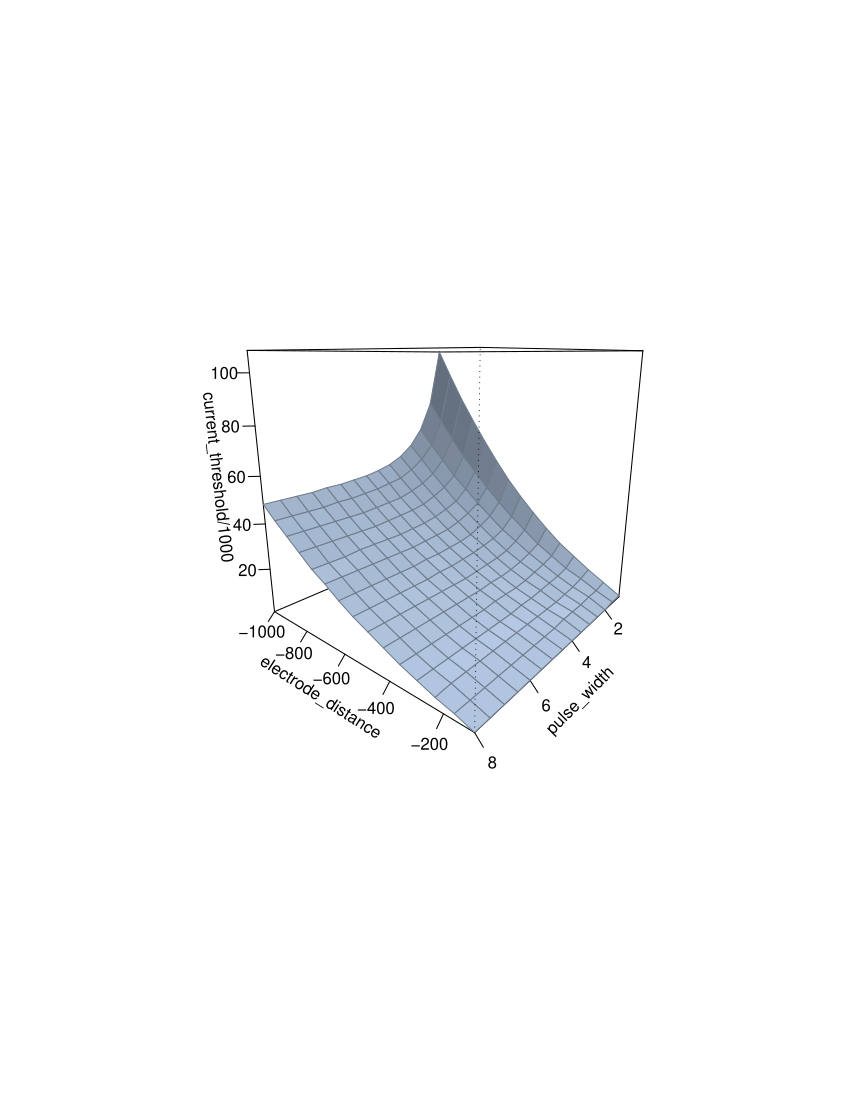

This figure's R source:
filename <- "Skewed Threshold -1000 to -100 in 30 steps pulse 0 to 8 in 45 steps" 
current_threshold <- as.matrix(read.csv(paste(filename,".csv",sep="")))
pulse_width <- as.vector(rownames(current_threshold), "numeric")
electrode_distance <- scan(paste(filename,".csv",sep=""), n=dim(current_threshold)[2], sep=",")

pdf(paste(filename,".pdf",sep=""), paper="letter")
persp(current_threshold/1000, x=pulse_width, y=electrode_distance, col="lightsteelblue1", border="lightsteelblue4", lwd=0.5, theta=130, ltheta=130, lphi=130, ticktype="detailed", shade=0.6)
dev.off()

pdf(paste("Sqrt ",filename,".pdf",sep=""), paper="letter")
persp(sqrt(current_threshold), x=pulse_width, y=electrode_distance, col="lightsteelblue1", border="lightsteelblue4", lwd=0.5, theta=130, ltheta=130, lphi=130, ticktype="detailed", shade=0.6)
dev.off()

scaled_threshold <- apply(current_threshold, 2, function(x) return(x/x[length(x)]))

pdf(paste("Scaled ",filename,".pdf",sep=""), paper="letter")
persp(scaled_threshold, x=pulse_width, y=electrode_distance, col="lightsteelblue1", border="lightsteelblue4", lwd=0.5, theta=130, ltheta=130, lphi=130, ticktype="detailed", shade=0.6)
dev.off()

pdf(paste("Face Scaled ",filename,".pdf",sep=""), paper="letter")
persp(1/(scaled_threshold), x=pulse_width, y=electrode_distance, col="lightsteelblue1", border="lightsteelblue4", lwd=0.5, theta=90, phi=0, ltheta=130, lphi=130, ticktype="detailed", shade=0.6, d=10000)
dev.off()

pdf(paste("Edge Scaled ",filename,".pdf",sep=""), paper="letter")
persp(1/(scaled_threshold), x=pulse_width, y=electrode_distance, col="lightsteelblue1", border="lightsteelblue4", lwd=0.5, theta=0, phi=0, ltheta=130, lphi=130, ticktype="detailed", shade=0.6, d=10000)
dev.off()
